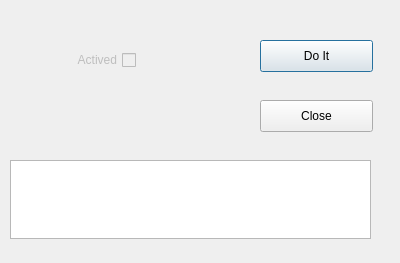
<?xml version="1.0" encoding="UTF-8"?>
<ui version="4.0">
 <class>Dial_ThorDaq</class>
 <widget class="QDialog" name="Dial_ThorDaq">
  <property name="geometry">
   <rect>
    <x>0</x>
    <y>0</y>
    <width>400</width>
    <height>263</height>
   </rect>
  </property>
  <property name="windowTitle">
   <string>Thor Daq</string>
  </property>
  <widget class="QPushButton" name="pushButton_Do">
   <property name="geometry">
    <rect>
     <x>260</x>
     <y>40</y>
     <width>113</width>
     <height>32</height>
    </rect>
   </property>
   <property name="text">
    <string>Do It</string>
   </property>
  </widget>
  <widget class="QPushButton" name="pushButton_Close">
   <property name="geometry">
    <rect>
     <x>260</x>
     <y>100</y>
     <width>113</width>
     <height>32</height>
    </rect>
   </property>
   <property name="text">
    <string>Close</string>
   </property>
  </widget>
  <widget class="QTextEdit" name="textEdit_Msg">
   <property name="geometry">
    <rect>
     <x>10</x>
     <y>160</y>
     <width>361</width>
     <height>79</height>
    </rect>
   </property>
  </widget>
  <widget class="QCheckBox" name="checkBox_Actived">
   <property name="enabled">
    <bool>false</bool>
   </property>
   <property name="geometry">
    <rect>
     <x>50</x>
     <y>50</y>
     <width>86</width>
     <height>20</height>
    </rect>
   </property>
   <property name="layoutDirection">
    <enum>Qt::RightToLeft</enum>
   </property>
   <property name="text">
    <string>Actived</string>
   </property>
  </widget>
 </widget>
 <resources/>
 <connections/>
</ui>
